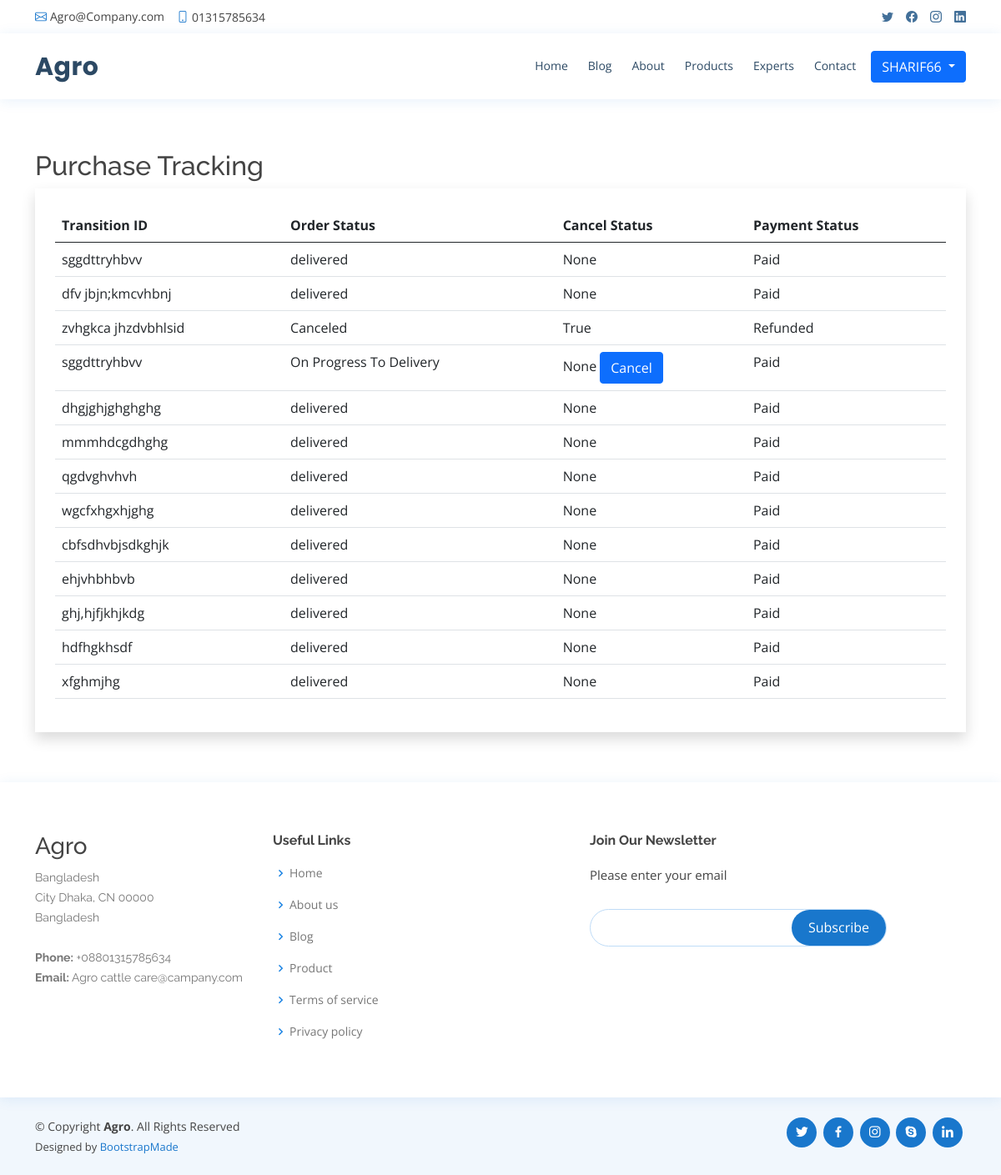
/purchase_history/ (signed in), run on the app's committed database.
### account/models.py (models this page shows)
class User(AbstractUser):
    FARMAR = 'FARMAR'
    AGRICULTURERIST = 'AGRICULTURERIST'
    VATONARIS = 'VATONARIS'
    USER_TYPE = [
        (FARMAR, 'FARMAR'),
        (AGRICULTURERIST, 'AGRICULTURERIST'),
        (VATONARIS, 'VATONARIS'),
    ]
    user_type = models.CharField(
        choices=USER_TYPE, default=FARMAR, max_length=50)
    image = models.ImageField(default="default.png")
    about = models.TextField(null=True, blank=True)

### product/models.py (models this page shows, shortened)
class Order(models.Model):
    customer = models.ForeignKey(
        User, on_delete=models.SET_NULL, blank=True, null=True)
    date_orderd = models.DateTimeField(auto_now_add=True)
    complete = models.BooleanField(default=False)
    delivary = models.BooleanField(default=False)
    cancel = models.BooleanField(default=False)
    total = models.DecimalField(max_digits=7, decimal_places=2, null=True, blank=True)
    tax = models.DecimalField(max_digits=7, decimal_places=2, null=True, blank=True)
    gtotal = models.DecimalField(max_digits=7, decimal_places=2, null=True, blank=True)
    quantity = models.IntegerField(default=0, null=True, blank=True)
    transaction_id = models.CharField(max_length=200, null=True)
    def __str__(self):
        return str(self.customer)

### cart/views.py (the view)
# urls.py: path('purchase_history/', purchase_history, name='purchase_history'),
def purchase_history(request):
    user = request.user
    order = Order.objects.filter(customer=user, complete=True)
    orderItem = OrderItem.objects.all()
    if request.GET:
        id = request.GET['order_id']
        orders = Order.objects.get(id=id)
        orders.cancel = True
        orders.save()
    context = {
        'items': orderItem,
        'order': order
    }
    print(context)
    return render(request, 'cart/purchase.html', context)

### templates/cart/purchase.html (shortened to what this page needs)
{% extends "base.html" %}
{% block content %}
<section class="text-gray-600 body-font overflow-hidden">
    <div class="container">
        <div class="row">
            <div class="col-md-12">
                <h2>Purchase Tracking</h2>
                <div class="purchess_list shadow p-4">
                    <table class="table">
                        <thead>
                            <tr>
                                <th scope="col">Transition ID</th>
                                <th scope="col">Order Status</th>
                                <th scope="col">Cancel Status</th>
                                <th scope="col">Payment Status</th>
                            </tr>
                        </thead>
                        <tbody>
                            {% for item in order %}
                            <tr>
                                <td>{{item.transaction_id}}</td>
                                <td>
                                {% if item.delivary %}
                                delivered
                                {% else %}
                                {% if item.cancel %}
                                Canceled
                                {% else %}
                                    {% if item.complete %}
                                            On Progress To Delivery
                                            {% else %}
                                                   Pending
                                            {% endif %}
                                      {% endif %}
                                {% endif %}
                                </td>
                                <td>
                                      {% if item.cancel %}
                                True
                                {% else %}
                                    None
                                {% endif %}
                                 {% if not item.delivary and not item.cancel %}
                                 <a class="btn btn-primary" href="?order_id={{ item.id }}"> Cancel </a>
                                   {% endif %}
                                </td>
                                <td>
                                {% if item.cancel %}
                                Refunded
                                 {% else %}
                                    Paid
                                {% endif %}
                                </td>
                            </tr>
                            {% endfor %}
                        </tbody>
                    </table>
                </div>
            </div>
        </div>
    </div>
</section>
{% endblock content %}

### templates/base.html (shortened to what this page needs)
{% load static %}
<!DOCTYPE html>
<html lang="en">
<head>
    <link href="{% static 'assets/vendor/animate.css/animate.min.css' %}" rel="stylesheet">
    <link href="{% static 'assets/vendor/bootstrap/css/bootstrap.min.css' %}" rel="stylesheet">
    <link href="{% static 'assets/vendor/bootstrap-icons/bootstrap-icons.css' %}" rel="stylesheet">
    <link href="{% static 'assets/vendor/boxicons/css/boxicons.min.css' %}" rel="stylesheet">
    <link href="{% static 'assets/vendor/fontawesome-free/css/all.min.css' %}" rel="stylesheet">
    <link href="{% static 'assets/vendor/glightbox/css/glightbox.min.css' %}" rel="stylesheet">
    <link href="{% static 'assets/vendor/remixicon/remixicon.css' %}" rel="stylesheet">
    <link href="{% static 'assets/vendor/swiper/swiper-bundle.min.css' %}" rel="stylesheet">
    <link href="{% static 'assets/css/style.css' %}" rel="stylesheet">
</head>
<body>
    <div id="topbar" class="d-flex align-items-center fixed-top">
        <div class="container d-flex justify-content-between">
            <div class="contact-info d-flex align-items-center">
                <i class="bi bi-envelope"></i> <a href="mailto:contact@example.com">Agro@Company.com</a>
                <i class="bi bi-phone"></i> 01315785634
            </div>
            <div class="d-none d-lg-flex social-links align-items-center">
                <a href="#" class="twitter"><i class="bi bi-twitter"></i></a>
                <a href="#" class="facebook"><i class="bi bi-facebook"></i></a>
                <a href="#" class="instagram"><i class="bi bi-instagram"></i></a>
                <a href="#" class="linkedin"><i class="bi bi-linkedin"></i></i></a>
            </div>
        </div>
    </div>
    <header id="header" class="fixed-top">
        <div class="container d-flex align-items-center">
            <h1 class="logo me-auto"><a href="{% url 'home' %}">Agro</a></h1>
            <nav id="navbar" class="navbar order-last order-lg-0">
                <ul>
                    {% url 'home' as url %}
                    <li><a class="nav-link scrollto {% if request.path == url %} active {% endif %}"
                            href="{% url 'home' %}">Home</a></li>
                    {% url 'viewBlog' as url %}
                    <li><a class="nav-link scrollto {% if request.path == url %} active {% endif %}"
                            href="{% url 'viewBlog' %}">Blog</a></li>
                    {% url 'about' as url %}
                    <li><a class="nav-link scrollto {% if request.path == url %} active {% endif %}"
                            href="{% url 'about' %}">About</a></li>
                    {% url 'products' as url %}
                    <li><a class="nav-link scrollto {% if request.path == url %} active {% endif %}"
                            href="{% url 'products' %}">Products</a></li>
                    {% if user.user_type == 'FARMAR' %}
                    <li class="dropdown"><a href="{% url 'agreeculturist' %}"><span>Experts </span> </a>
                    </li>
                    {% endif %}
                    {% url 'contact' as url %}
                    <li><a class="nav-link scrollto {% if request.path == url %} active {% endif %}"
                            href="{% url 'contact' %}">Contact</a></li>
                    <!--
                        {% url 'checkout' as checkout %} -->
                    {% url 'cart' as cart %}
                    {% url 'products' as pro %}
                    {% url 'home' as hom %}
                </ul>
            </nav>
            {% if request.user.is_authenticated %}
            <div class="btn-group">
                <button type="button" class="btn btn-primary dropdown-toggle ms-3" data-bs-toggle="dropdown"
                    aria-expanded="false">
                    {{request.user|upper}}
                </button>
            </div>
            {% else %}
            {% url 'product' as url %}
            <a class="btn btn-primary {% if request.path == url %} active {% endif %} ms-2"
                href="{% url 'login' %}">Login
            </a>
            {% endif %}
        </div>
    </header>
    {% url 'home' as url %}
    {% block content %}
    {% endblock content %}
    <footer id="footer">
        <div class="footer-top">
            <div class="container">
                <div class="row">
                    <div class="col-lg-3 col-md-6 footer-contact">
                        <h3>Agro</h3>
                        <p>
                            Bangladesh <br>
                            City Dhaka, CN 00000<br>
                            Bangladesh <br><br>
                            <strong>Phone:</strong> +08801315785634<br>
                            <strong>Email:</strong> Agro cattle care@campany.com<br>
                        </p>
                    </div>
                    <div class="col-lg-4 col-md-6 footer-links">
                        <h4>Useful Links</h4>
                        <ul>
                            <li><i class="bx bx-chevron-right"></i> <a href="{% url 'home' %}">Home</a></li>
                            <li><i class="bx bx-chevron-right"></i> <a href="{% url 'about' %}">About us</a></li>
                            <li><i class="bx bx-chevron-right"></i> <a href="{% url 'viewBlog' %}">Blog</a></li>
                            <li><i class="bx bx-chevron-right"></i> <a href="{% url 'products' %}">Product</a></li>
                            <li><i class="bx bx-chevron-right"></i> <a href="{% url 'terms' %}">Terms of service</a>
                            </li>
                            <li><i class="bx bx-chevron-right"></i> <a href="{% url 'privacy' %}">Privacy policy</a>
                            </li>
                        </ul>
                    </div>
                    <div class="col-lg-4 col-md-6 footer-newsletter">
                        <h4>Join Our Newsletter</h4>
                        <p>Please enter your email</p>
                        <form action="{% url 'sub' %}" method="post">
                            <input type="email" name="subscriber"><input type="submit" value="Subscribe">
                        </form>
                    </div>
                </div>
            </div>
        </div>
        <div class="container d-md-flex py-4">
            <div class="me-md-auto text-center text-md-start">
                <div class="copyright">
                    &copy; Copyright <strong><span>Agro</span></strong>. All Rights Reserved
                </div>
                <div class="credits">
                    Designed by <a href="https://bootstrapmade.com/">BootstrapMade</a>
                </div>
            </div>
            <div class="social-links text-center text-md-right pt-3 pt-md-0">
                <a href="#" class="twitter"><i class="bx bxl-twitter"></i></a>
                <a href="#" class="facebook"><i class="bx bxl-facebook"></i></a>
                <a href="#" class="instagram"><i class="bx bxl-instagram"></i></a>
                <a href="#" class="google-plus"><i class="bx bxl-skype"></i></a>
                <a href="#" class="linkedin"><i class="bx bxl-linkedin"></i></a>
            </div>
        </div>
    </footer>
</body>
</html>

### static/assets/css/style.css (style rules this page uses)
body { font-family: "Open Sans", sans-serif; color: #444444; }
a { color: #1977cc; text-decoration: none; }
h1, h2, h3, h4, h5, h6 { font-family: "Raleway", sans-serif; }
#topbar { background: #fff; height: 40px; font-size: 14px; transition: all 0.5s; z-index: 996; }
#topbar .contact-info a { line-height: 1; color: #444444; transition: 0.3s; }
#topbar .contact-info i { color: #1977cc; padding-right: 4px; margin-left: 15px; line-height: 0; }
#topbar .contact-info i:first-child { margin-left: 0; }
#topbar .social-links a { color: #437099; padding-left: 15px; display: inline-block; line-height: 1px; transition: 0.3s; }
#topbar .social-links a:first-child { border-left: 0; }
#header { background: #fff; transition: all 0.5s; z-index: 997; padding: 15px 0; top: 40px; box-shadow: 0px 2px 15px rgba(25, 119, 204, 0.1); }
#header .logo { font-size: 30px; margin: 0; padding: 0; line-height: 1; font-weight: 700; letter-spacing: 0.5px; font-family: "Poppins", sans-serif; }
#header .logo a { color: #2c4964; }
.navbar { padding: 0; }
.navbar ul { margin: 0; padding: 0; display: flex; list-style: none; align-items: center; }
.navbar li { position: relative; }
.navbar > ul > li { position: relative; white-space: nowrap; padding: 8px 0 8px 20px; }
.navbar a, .navbar a:focus { display: flex; align-items: center; justify-content: space-between; font-size: 14px; color: #2c4964; white-space: nowrap; transition: 0.3s; border-bottom: 2px solid #fff; padding: 5px 2px; }
section { padding: 60px 0; overflow: hidden; }
#footer { color: #444444; font-size: 14px; background: #f1f7fd; }
#footer .footer-top { padding: 60px 0 30px 0; background: #fff; box-shadow: 0px 2px 15px rgba(25, 119, 204, 0.1); }
#footer .footer-top .footer-contact { margin-bottom: 30px; }
#footer .footer-top .footer-contact p { font-size: 14px; line-height: 24px; margin-bottom: 0; font-family: "Raleway", sans-serif; color: #777777; }
#footer .footer-top h4 { font-size: 16px; font-weight: bold; color: #444444; position: relative; padding-bottom: 12px; }
#footer .footer-top .footer-links { margin-bottom: 30px; }
#footer .footer-top .footer-links ul { list-style: none; padding: 0; margin: 0; }
#footer .footer-top .footer-links ul i { padding-right: 2px; color: #1c84e3; font-size: 18px; line-height: 1; }
#footer .footer-top .footer-links ul li { padding: 10px 0; display: flex; align-items: center; }
#footer .footer-top .footer-links ul li:first-child { padding-top: 0; }
#footer .footer-top .footer-links ul a { color: #777777; transition: 0.3s; display: inline-block; line-height: 1; }
#footer .footer-newsletter { font-size: 15px; }
#footer .footer-newsletter h4 { font-size: 16px; font-weight: bold; color: #444444; position: relative; padding-bottom: 12px; }
#footer .footer-newsletter form { margin-top: 30px; background: #fff; padding: 6px 10px; position: relative; border-radius: 50px; text-align: left; border: 1px solid #bfdcf7; }
#footer .footer-newsletter form input[type=email] { border: 0; padding: 4px 8px; width: calc(100% - 100px); }
#footer .footer-newsletter form input[type=submit] { position: absolute; top: 0; right: 0; bottom: 0; border: 0; background: none; font-size: 16px; padding: 0 20px; background: #1977cc; color: #fff; transition: 0.3s; border-radius: 50px; }
#footer .credits { padding-top: 5px; font-size: 13px; color: #444444; }
#footer .social-links a { font-size: 18px; display: inline-block; background: #1977cc; color: #fff; line-height: 1; padding: 8px 0; margin-right: 4px; border-radius: 50%; text-align: center; width: 36px; height: 36px; transition: 0.3s; }

### data on the page
User: user "SHARIF66"
Order: transaction_id "sggdttryhbvv", delivary "delivered", cancel "None"
Order: transaction_id "dfv jbjn;kmcvhbnj", delivary "delivered", cancel "None"
Order: transaction_id "zvhgkca jhzdvbhlsid", delivary "Canceled", cancel "True"
Order: transaction_id "sggdttryhbvv", delivary "On Progress To Delivery", cancel "None"
Order: transaction_id "dhgjghjghghghg", delivary "delivered", cancel "None"
Order: transaction_id "mmmhdcgdhghg", delivary "delivered", cancel "None"
Order: transaction_id "qgdvghvhvh", delivary "delivered", cancel "None"
Order: transaction_id "wgcfxhgxhjghg", delivary "delivered", cancel "None"
Order: transaction_id "cbfsdhvbjsdkghjk", delivary "delivered", cancel "None"
Order: transaction_id "ehjvhbhbvb", delivary "delivered", cancel "None"
Order: transaction_id "ghj,hjfjkhjkdg", delivary "delivered", cancel "None"
Order: transaction_id "hdfhgkhsdf", delivary "delivered", cancel "None"
Order: transaction_id "xfghmjhg", delivary "delivered", cancel "None"
